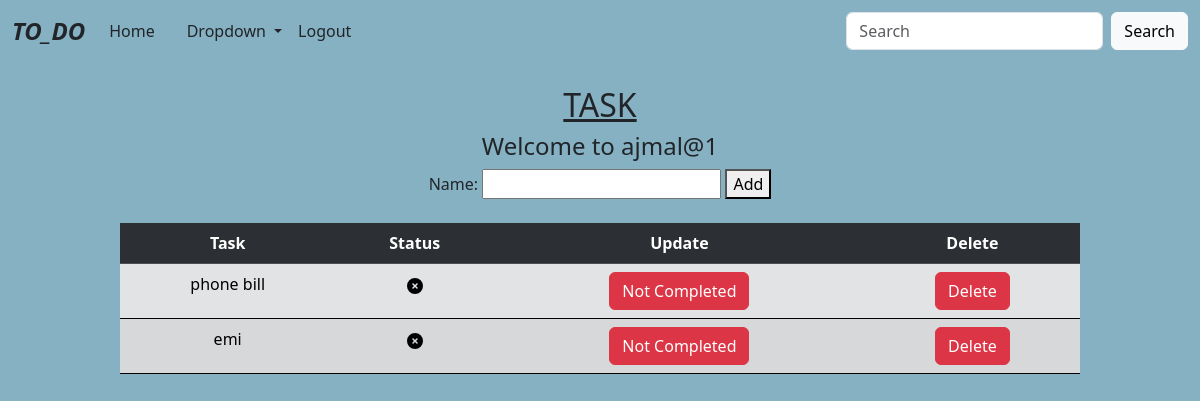
Screenshot of /task/ (signed in) with the database file from the repository.
### ToDo_App/models.py (models this page shows, shortened)
class Task(models.Model):
    name=models.CharField(max_length=20)
    user=models.ForeignKey(User,on_delete=models.CASCADE)
    complete=models.BooleanField(default=False)
    dete=models.DateField(auto_now_add=True)

### ToDo_App/views.py (the view, shortened to what this page needs)
# urls.py: path('task/',Task_view.as_view(),name='task'),
@method_decorator(signin_required,name='dispatch')
class Task_view(View):
    def get(self,request,*args,**kwargs):
        form=Task_form()
        data=Task.objects.filter(user=request.user).order_by('complete')
        return render(request,"task.html",{"form":form,"data":data})

### ToDo_App/forms.py
class Task_form(forms.ModelForm):
    class Meta:
        model= Task
        fields=['name']

### ToDo_App/views.py (called while the page is built)
def signin_required(fn):
    def wrapper(request,*args,**kwargs):
        if not request.user.is_authenticated:
            messages.error(request,"You Should Login First...")
            return redirect('login')
        else:
            return fn(request,*args,**kwargs)
    return wrapper

### ToDo_App/templates/task.html (shortened to what this page needs)
{% extends 'index.html' %}
{% block body %}
<center>
    <h2><u>TASK</u></h2>
    <h4>Welcome to {{request.user}}</h4>
    <form action="" method="post">
        {{form}}
        <button class="btn-secondary" type="submit">Add</button><br>
    </form><br>
    </center>
    <table align="center" class="table table-striped table-secondary" style="text-align: center; width: 80%; border: 2px;">
        <tr class="table-dark">
            <th>Task</th>
            <th>Status</th>
            <th>Update</th>
            <th>Delete</th>
            </tr>
    {% for i in data %}
    <tr>
        <td>{{i.name}}</td>
        {% if i.complete == False %}
        <td><svg xmlns="http://www.w3.org/2000/svg" height="16" width="16" viewBox="0 0 512 512"><path d="M256 512A256 256 0 1 0 256 0a256 256 0 1 0 0 512zM369 209L241 337c-9.4 9.4-24.6 9.4-33.9 0l-64-64c-9.4-9.4-9.4-24.6 0-33.9s24.6-9.4 33.9 0l47 47L335 175c9.4-9.4 24.6-9.4 33.9 0s9.4 24.6 0 33.9z"/></svg></td>
        {% elif i.complete == True %}
        <td></td>
        {% endif %}
        {% if i.complete == True %}
        <td><a class="btn btn-danger" href="{% url 'edit' i.id %}">Not Completed</a></td>
        {% elif i.complete == False %}
        <td><a class="btn btn-success"  href="{% url 'edit' i.id %}">Completed</a></td>
        {% endif %}
        <td><a class="btn btn-danger btn-hover" href="{% url 'remove' i.id %}">Delete</a></td>
    </tr>
    {% endfor %}
    </table>
{% endblock %}

### ToDo_App/templates/index.html (style rules this page uses)
body { background-color: rgb(134, 177, 194); }

### rows the page displays
Task: name "phone bill", complete True (drawn)
Task: name "emi", complete True (drawn)

### other values shown
{{ request.user }} "ajmal@1"
